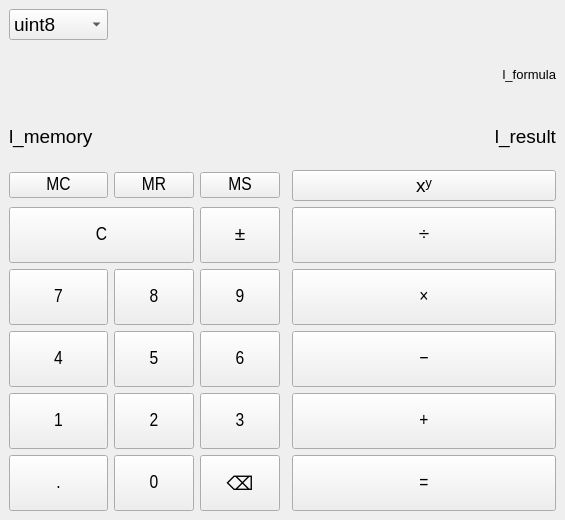
<?xml version="1.0" encoding="UTF-8"?>
<ui version="4.0">
 <class>MainWindow</class>
 <widget class="QMainWindow" name="MainWindow">
  <property name="geometry">
   <rect>
    <x>0</x>
    <y>0</y>
    <width>565</width>
    <height>520</height>
   </rect>
  </property>
  <property name="sizePolicy">
   <sizepolicy hsizetype="Preferred" vsizetype="Preferred">
    <horstretch>0</horstretch>
    <verstretch>0</verstretch>
   </sizepolicy>
  </property>
  <property name="font">
   <font>
    <pointsize>14</pointsize>
   </font>
  </property>
  <property name="windowTitle">
   <string>Калькулятор</string>
  </property>
  <widget class="QWidget" name="centralwidget">
   <layout class="QGridLayout" name="gridLayout" rowstretch="0,0,0,0,0,0,0,0,0,0,0" columnstretch="0,0,0,0,0">
    <item row="1" column="0" colspan="5">
     <widget class="QLabel" name="l_formula">
      <property name="font">
       <font>
        <pointsize>10</pointsize>
       </font>
      </property>
      <property name="text">
       <string>l_formula</string>
      </property>
      <property name="alignment">
       <set>Qt::AlignmentFlag::AlignRight|Qt::AlignmentFlag::AlignTrailing|Qt::AlignmentFlag::AlignVCenter</set>
      </property>
     </widget>
    </item>
    <item row="10" column="4">
     <widget class="QPushButton" name="tb_equal">
      <property name="sizePolicy">
       <sizepolicy hsizetype="Preferred" vsizetype="Preferred">
        <horstretch>0</horstretch>
        <verstretch>0</verstretch>
       </sizepolicy>
      </property>
      <property name="minimumSize">
       <size>
        <width>0</width>
        <height>0</height>
       </size>
      </property>
      <property name="font">
       <font>
        <family>Arial Narrow</family>
        <pointsize>14</pointsize>
       </font>
      </property>
      <property name="text">
       <string>=</string>
      </property>
      <property name="shortcut">
       <string>Enter</string>
      </property>
     </widget>
    </item>
    <item row="9" column="4">
     <widget class="QPushButton" name="tb_add">
      <property name="sizePolicy">
       <sizepolicy hsizetype="Preferred" vsizetype="Preferred">
        <horstretch>0</horstretch>
        <verstretch>0</verstretch>
       </sizepolicy>
      </property>
      <property name="minimumSize">
       <size>
        <width>0</width>
        <height>0</height>
       </size>
      </property>
      <property name="font">
       <font>
        <family>Arial Narrow</family>
        <pointsize>14</pointsize>
       </font>
      </property>
      <property name="text">
       <string>+</string>
      </property>
      <property name="shortcut">
       <string>+</string>
      </property>
     </widget>
    </item>
    <item row="9" column="2">
     <widget class="QPushButton" name="tb_three">
      <property name="sizePolicy">
       <sizepolicy hsizetype="Preferred" vsizetype="Preferred">
        <horstretch>0</horstretch>
        <verstretch>0</verstretch>
       </sizepolicy>
      </property>
      <property name="minimumSize">
       <size>
        <width>0</width>
        <height>0</height>
       </size>
      </property>
      <property name="font">
       <font>
        <family>Arial Narrow</family>
        <pointsize>14</pointsize>
       </font>
      </property>
      <property name="text">
       <string>3</string>
      </property>
      <property name="shortcut">
       <string>3</string>
      </property>
     </widget>
    </item>
    <item row="6" column="1">
     <widget class="QPushButton" name="tb_eight">
      <property name="sizePolicy">
       <sizepolicy hsizetype="Preferred" vsizetype="Preferred">
        <horstretch>0</horstretch>
        <verstretch>0</verstretch>
       </sizepolicy>
      </property>
      <property name="minimumSize">
       <size>
        <width>0</width>
        <height>0</height>
       </size>
      </property>
      <property name="font">
       <font>
        <family>Arial Narrow</family>
        <pointsize>14</pointsize>
       </font>
      </property>
      <property name="text">
       <string>8</string>
      </property>
      <property name="shortcut">
       <string>8</string>
      </property>
     </widget>
    </item>
    <item row="5" column="2">
     <widget class="QPushButton" name="tb_negate">
      <property name="sizePolicy">
       <sizepolicy hsizetype="Preferred" vsizetype="Preferred">
        <horstretch>0</horstretch>
        <verstretch>0</verstretch>
       </sizepolicy>
      </property>
      <property name="minimumSize">
       <size>
        <width>0</width>
        <height>0</height>
       </size>
      </property>
      <property name="font">
       <font>
        <family>Arial Narrow</family>
        <pointsize>14</pointsize>
       </font>
      </property>
      <property name="text">
       <string>±</string>
      </property>
     </widget>
    </item>
    <item row="3" column="4">
     <widget class="QPushButton" name="tb_power">
      <property name="text">
       <string>xʸ</string>
      </property>
     </widget>
    </item>
    <item row="7" column="0">
     <widget class="QPushButton" name="tb_four">
      <property name="sizePolicy">
       <sizepolicy hsizetype="Preferred" vsizetype="Preferred">
        <horstretch>0</horstretch>
        <verstretch>0</verstretch>
       </sizepolicy>
      </property>
      <property name="minimumSize">
       <size>
        <width>0</width>
        <height>0</height>
       </size>
      </property>
      <property name="font">
       <font>
        <family>Arial Narrow</family>
        <pointsize>14</pointsize>
       </font>
      </property>
      <property name="text">
       <string>4</string>
      </property>
      <property name="shortcut">
       <string>4</string>
      </property>
     </widget>
    </item>
    <item row="5" column="4">
     <widget class="QPushButton" name="tb_divide">
      <property name="sizePolicy">
       <sizepolicy hsizetype="Preferred" vsizetype="Preferred">
        <horstretch>0</horstretch>
        <verstretch>0</verstretch>
       </sizepolicy>
      </property>
      <property name="minimumSize">
       <size>
        <width>0</width>
        <height>0</height>
       </size>
      </property>
      <property name="font">
       <font>
        <family>Arial Narrow</family>
        <pointsize>14</pointsize>
       </font>
      </property>
      <property name="text">
       <string>÷</string>
      </property>
      <property name="shortcut">
       <string>/</string>
      </property>
     </widget>
    </item>
    <item row="3" column="2">
     <widget class="QPushButton" name="tb_ms">
      <property name="minimumSize">
       <size>
        <width>0</width>
        <height>0</height>
       </size>
      </property>
      <property name="font">
       <font>
        <family>Arial Narrow</family>
        <pointsize>14</pointsize>
       </font>
      </property>
      <property name="text">
       <string>MS</string>
      </property>
     </widget>
    </item>
    <item row="7" column="2">
     <widget class="QPushButton" name="tb_six">
      <property name="sizePolicy">
       <sizepolicy hsizetype="Preferred" vsizetype="Preferred">
        <horstretch>0</horstretch>
        <verstretch>0</verstretch>
       </sizepolicy>
      </property>
      <property name="minimumSize">
       <size>
        <width>0</width>
        <height>0</height>
       </size>
      </property>
      <property name="font">
       <font>
        <family>Arial Narrow</family>
        <pointsize>14</pointsize>
       </font>
      </property>
      <property name="text">
       <string>6</string>
      </property>
      <property name="shortcut">
       <string>6</string>
      </property>
     </widget>
    </item>
    <item row="6" column="4">
     <widget class="QPushButton" name="tb_multiplicate">
      <property name="sizePolicy">
       <sizepolicy hsizetype="Expanding" vsizetype="Preferred">
        <horstretch>0</horstretch>
        <verstretch>0</verstretch>
       </sizepolicy>
      </property>
      <property name="minimumSize">
       <size>
        <width>0</width>
        <height>0</height>
       </size>
      </property>
      <property name="font">
       <font>
        <family>Arial Narrow</family>
        <pointsize>14</pointsize>
       </font>
      </property>
      <property name="text">
       <string>×</string>
      </property>
      <property name="shortcut">
       <string>*</string>
      </property>
     </widget>
    </item>
    <item row="6" column="2">
     <widget class="QPushButton" name="tb_nine">
      <property name="sizePolicy">
       <sizepolicy hsizetype="Preferred" vsizetype="Preferred">
        <horstretch>0</horstretch>
        <verstretch>0</verstretch>
       </sizepolicy>
      </property>
      <property name="minimumSize">
       <size>
        <width>0</width>
        <height>0</height>
       </size>
      </property>
      <property name="font">
       <font>
        <family>Arial Narrow</family>
        <pointsize>14</pointsize>
       </font>
      </property>
      <property name="text">
       <string>9</string>
      </property>
      <property name="shortcut">
       <string>9</string>
      </property>
     </widget>
    </item>
    <item row="3" column="1">
     <widget class="QPushButton" name="tn_mr">
      <property name="minimumSize">
       <size>
        <width>0</width>
        <height>0</height>
       </size>
      </property>
      <property name="font">
       <font>
        <family>Arial Narrow</family>
        <pointsize>14</pointsize>
       </font>
      </property>
      <property name="text">
       <string>MR</string>
      </property>
     </widget>
    </item>
    <item row="5" column="0" colspan="2">
     <widget class="QPushButton" name="tb_reset">
      <property name="sizePolicy">
       <sizepolicy hsizetype="Preferred" vsizetype="Preferred">
        <horstretch>0</horstretch>
        <verstretch>0</verstretch>
       </sizepolicy>
      </property>
      <property name="minimumSize">
       <size>
        <width>0</width>
        <height>0</height>
       </size>
      </property>
      <property name="font">
       <font>
        <family>Arial Narrow</family>
        <pointsize>14</pointsize>
       </font>
      </property>
      <property name="text">
       <string>C</string>
      </property>
      <property name="shortcut">
       <string>Esc</string>
      </property>
     </widget>
    </item>
    <item row="6" column="0">
     <widget class="QPushButton" name="tb_seven">
      <property name="sizePolicy">
       <sizepolicy hsizetype="Preferred" vsizetype="Preferred">
        <horstretch>0</horstretch>
        <verstretch>0</verstretch>
       </sizepolicy>
      </property>
      <property name="minimumSize">
       <size>
        <width>0</width>
        <height>0</height>
       </size>
      </property>
      <property name="font">
       <font>
        <family>Arial Narrow</family>
        <pointsize>14</pointsize>
       </font>
      </property>
      <property name="text">
       <string>7</string>
      </property>
      <property name="shortcut">
       <string>7</string>
      </property>
     </widget>
    </item>
    <item row="10" column="0">
     <widget class="QPushButton" name="tb_extra">
      <property name="sizePolicy">
       <sizepolicy hsizetype="Preferred" vsizetype="Preferred">
        <horstretch>0</horstretch>
        <verstretch>0</verstretch>
       </sizepolicy>
      </property>
      <property name="minimumSize">
       <size>
        <width>0</width>
        <height>0</height>
       </size>
      </property>
      <property name="font">
       <font>
        <family>Arial Narrow</family>
        <pointsize>14</pointsize>
       </font>
      </property>
      <property name="text">
       <string>.</string>
      </property>
     </widget>
    </item>
    <item row="3" column="0">
     <widget class="QPushButton" name="tb_mc">
      <property name="minimumSize">
       <size>
        <width>0</width>
        <height>0</height>
       </size>
      </property>
      <property name="font">
       <font>
        <family>Arial Narrow</family>
        <pointsize>14</pointsize>
       </font>
      </property>
      <property name="text">
       <string>MC</string>
      </property>
     </widget>
    </item>
    <item row="2" column="0" colspan="5">
     <layout class="QHBoxLayout" name="horizontalLayout" stretch="0,1">
      <item>
       <widget class="QLabel" name="l_memory">
        <property name="sizePolicy">
         <sizepolicy hsizetype="Preferred" vsizetype="Preferred">
          <horstretch>0</horstretch>
          <verstretch>0</verstretch>
         </sizepolicy>
        </property>
        <property name="font">
         <font>
          <pointsize>14</pointsize>
         </font>
        </property>
        <property name="text">
         <string>l_memory</string>
        </property>
       </widget>
      </item>
      <item>
       <widget class="QLabel" name="l_result">
        <property name="sizePolicy">
         <sizepolicy hsizetype="Preferred" vsizetype="Preferred">
          <horstretch>0</horstretch>
          <verstretch>0</verstretch>
         </sizepolicy>
        </property>
        <property name="font">
         <font>
          <pointsize>14</pointsize>
         </font>
        </property>
        <property name="text">
         <string>l_result</string>
        </property>
        <property name="alignment">
         <set>Qt::AlignmentFlag::AlignRight|Qt::AlignmentFlag::AlignTrailing|Qt::AlignmentFlag::AlignVCenter</set>
        </property>
       </widget>
      </item>
     </layout>
    </item>
    <item row="9" column="1">
     <widget class="QPushButton" name="tb_two">
      <property name="sizePolicy">
       <sizepolicy hsizetype="Preferred" vsizetype="Preferred">
        <horstretch>0</horstretch>
        <verstretch>0</verstretch>
       </sizepolicy>
      </property>
      <property name="minimumSize">
       <size>
        <width>0</width>
        <height>0</height>
       </size>
      </property>
      <property name="font">
       <font>
        <family>Arial Narrow</family>
        <pointsize>14</pointsize>
       </font>
      </property>
      <property name="text">
       <string>2</string>
      </property>
      <property name="shortcut">
       <string>2</string>
      </property>
     </widget>
    </item>
    <item row="7" column="1">
     <widget class="QPushButton" name="tb_five">
      <property name="sizePolicy">
       <sizepolicy hsizetype="Preferred" vsizetype="Preferred">
        <horstretch>0</horstretch>
        <verstretch>0</verstretch>
       </sizepolicy>
      </property>
      <property name="minimumSize">
       <size>
        <width>0</width>
        <height>0</height>
       </size>
      </property>
      <property name="font">
       <font>
        <family>Arial Narrow</family>
        <pointsize>14</pointsize>
       </font>
      </property>
      <property name="text">
       <string>5</string>
      </property>
      <property name="shortcut">
       <string>5</string>
      </property>
     </widget>
    </item>
    <item row="9" column="0">
     <widget class="QPushButton" name="tb_one">
      <property name="sizePolicy">
       <sizepolicy hsizetype="Preferred" vsizetype="Preferred">
        <horstretch>0</horstretch>
        <verstretch>0</verstretch>
       </sizepolicy>
      </property>
      <property name="minimumSize">
       <size>
        <width>0</width>
        <height>0</height>
       </size>
      </property>
      <property name="font">
       <font>
        <family>Arial Narrow</family>
        <pointsize>14</pointsize>
       </font>
      </property>
      <property name="text">
       <string>1</string>
      </property>
      <property name="shortcut">
       <string>1</string>
      </property>
     </widget>
    </item>
    <item row="10" column="2">
     <widget class="QPushButton" name="tb_backspace">
      <property name="sizePolicy">
       <sizepolicy hsizetype="Preferred" vsizetype="Preferred">
        <horstretch>0</horstretch>
        <verstretch>0</verstretch>
       </sizepolicy>
      </property>
      <property name="text">
       <string>⌫</string>
      </property>
     </widget>
    </item>
    <item row="10" column="1">
     <widget class="QPushButton" name="tb_zero">
      <property name="sizePolicy">
       <sizepolicy hsizetype="Preferred" vsizetype="Preferred">
        <horstretch>0</horstretch>
        <verstretch>0</verstretch>
       </sizepolicy>
      </property>
      <property name="minimumSize">
       <size>
        <width>0</width>
        <height>0</height>
       </size>
      </property>
      <property name="font">
       <font>
        <family>Arial Narrow</family>
        <pointsize>14</pointsize>
       </font>
      </property>
      <property name="text">
       <string>0</string>
      </property>
     </widget>
    </item>
    <item row="7" column="4">
     <widget class="QPushButton" name="tb_substract">
      <property name="sizePolicy">
       <sizepolicy hsizetype="Preferred" vsizetype="Preferred">
        <horstretch>0</horstretch>
        <verstretch>0</verstretch>
       </sizepolicy>
      </property>
      <property name="minimumSize">
       <size>
        <width>0</width>
        <height>0</height>
       </size>
      </property>
      <property name="font">
       <font>
        <family>Arial Narrow</family>
        <pointsize>14</pointsize>
       </font>
      </property>
      <property name="text">
       <string>−</string>
      </property>
      <property name="shortcut">
       <string>-</string>
      </property>
     </widget>
    </item>
    <item row="0" column="0">
     <widget class="QComboBox" name="cmb_controller">
      <item>
       <property name="text">
        <string>uint8</string>
       </property>
      </item>
      <item>
       <property name="text">
        <string>int</string>
       </property>
      </item>
      <item>
       <property name="text">
        <string>int64_t</string>
       </property>
      </item>
      <item>
       <property name="text">
        <string>size_t</string>
       </property>
      </item>
      <item>
       <property name="text">
        <string>double</string>
       </property>
      </item>
      <item>
       <property name="text">
        <string>float</string>
       </property>
      </item>
      <item>
       <property name="text">
        <string>Rational</string>
       </property>
      </item>
     </widget>
    </item>
   </layout>
   <zorder>tn_mr</zorder>
   <zorder>l_formula</zorder>
   <zorder>tb_equal</zorder>
   <zorder>tb_add</zorder>
   <zorder>tb_three</zorder>
   <zorder>tb_eight</zorder>
   <zorder>tb_negate</zorder>
   <zorder>tb_power</zorder>
   <zorder>tb_four</zorder>
   <zorder>tb_divide</zorder>
   <zorder>tb_ms</zorder>
   <zorder>tb_six</zorder>
   <zorder>tb_multiplicate</zorder>
   <zorder>tb_nine</zorder>
   <zorder>tb_reset</zorder>
   <zorder>tb_seven</zorder>
   <zorder>tb_extra</zorder>
   <zorder>tb_mc</zorder>
   <zorder>tb_two</zorder>
   <zorder>tb_five</zorder>
   <zorder>tb_one</zorder>
   <zorder>tb_backspace</zorder>
   <zorder>tb_zero</zorder>
   <zorder>tb_substract</zorder>
   <zorder>cmb_controller</zorder>
  </widget>
 </widget>
 <resources/>
 <connections/>
</ui>
